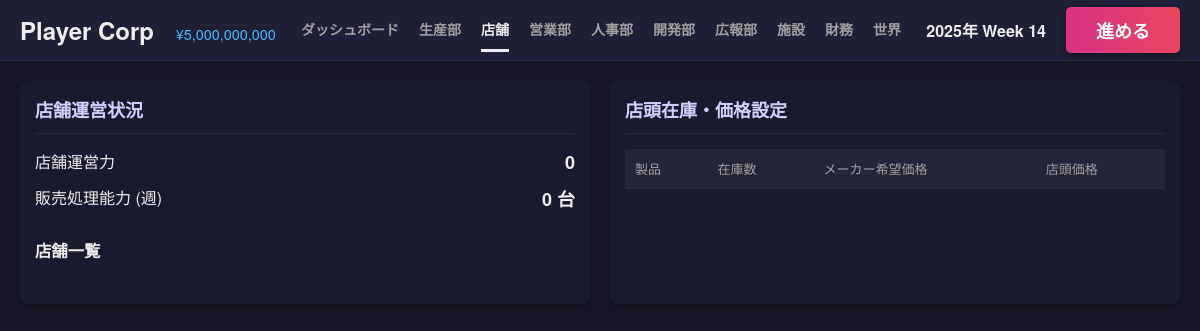
/store, run on an earlier commit of the app's database.
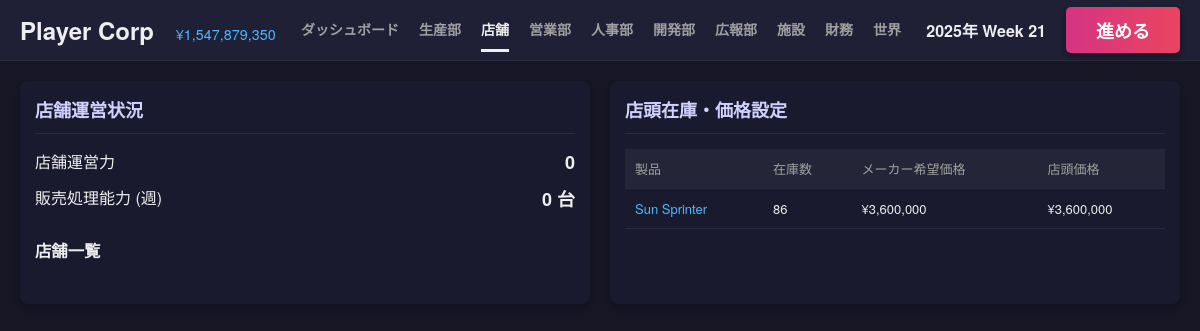
And on a later commit of the database.
### tables this page shows
CREATE TABLE companies (
            id INTEGER PRIMARY KEY AUTOINCREMENT,
            name TEXT,
            type TEXT, -- 'player', 'npc_maker', 'npc_retail', 'system_supplier'
            funds INTEGER,
            brand_power REAL DEFAULT 0,
            industry TEXT DEFAULT 'automotive',
            credit_rating INTEGER DEFAULT 50,
            dev_knowhow REAL DEFAULT 0,
            borrowing_limit INTEGER DEFAULT 0,
            is_active BOOLEAN DEFAULT 1,
            -- Supplier Traits
            trait_material_score REAL DEFAULT 3.0,
            trait_cost_multiplier REAL DEFAULT 1.0,
            part_category TEXT -- 'engine', 'body', etc. for system_supplier
        );

CREATE TABLE inventory (
            id INTEGER PRIMARY KEY AUTOINCREMENT,
            company_id INTEGER,
            design_id INTEGER,
            quantity INTEGER,
            sales_price INTEGER DEFAULT 0, -- 小売での販売価格 (メーカー在庫の場合はMSRPまたは0)
            FOREIGN KEY(company_id) REFERENCES companies(id),
            FOREIGN KEY(design_id) REFERENCES product_designs(id)
        );

CREATE TABLE product_designs (
            id INTEGER PRIMARY KEY AUTOINCREMENT,
            company_id INTEGER,
            name TEXT,
            material_score REAL,
            concept_score REAL,
            production_efficiency REAL,
            base_price INTEGER,
            sales_price INTEGER,
            status TEXT, -- 'developing', 'completed', 'obsolete'
            strategy TEXT, -- 開発方針
            developed_week INTEGER,
            parts_config TEXT, -- JSON: {part_key: {supplier_id, score, cost}}
            awareness REAL DEFAULT 0,
            FOREIGN KEY(company_id) REFERENCES companies(id)
        );

### app.py (the view)
@app.route('/store')
def store():
    player = get_player_company()
    caps = sim.calculate_capabilities(player['id'])
    stores = db.fetch_all("SELECT * FROM facilities WHERE company_id = ? AND type = 'store'", (player['id'],))
    inventory = db.fetch_all("""
        SELECT i.*, d.name as product_name, d.sales_price as msrp
        FROM inventory i JOIN product_designs d ON i.design_id = d.id
        WHERE i.company_id = ?
    """, (player['id'],))
    return render_template('store.html', stores=stores, inventory=inventory, caps=caps)

### app.py (called while the page is built)
def get_player_company():
    res = db.fetch_one("SELECT * FROM companies WHERE type = 'player' LIMIT 1")
    return res

@app.context_processor
def inject_common_data():
    player = get_player_company()
    game_state = db.fetch_one("SELECT * FROM game_state")
    current_week = game_state['week'] if game_state else 0
    year = 2025 + (current_week - 1) // 52
    week_of_year = (current_week - 1) % 52 + 1
    date_str = f"{year}年 Week {week_of_year}"
    header_caps = None
    if player:
        header_caps = sim.calculate_capabilities(player['id'])
    return dict(
        player=player,
        current_week=current_week,
        date_str=date_str,
        active_page=request.endpoint,
        header_caps=header_caps,
        npc_scale=gb.NPC_SCALE_FACTOR
    )

### database.py (called while the page is built)
    def get_connection(self):
        if hasattr(self._local, 'connection') and self._local.connection:
            return self._local.connection, False  # (conn, should_close)
        conn = sqlite3.connect(self.db_path)
        conn.row_factory = sqlite3.Row
        return conn, True

### templates/store.html (shortened to what this page needs)
{% extends "base.html" %}
{% block content %}
<div class="dashboard-grid">
    <div class="card card-large">
        <div class="card-header">
            <h2>店舗運営状況</h2>
        </div>
        <div class="card-body">
            <div class="stat-row">
                <span class="label">店舗運営力</span>
                <span class="value">{{ caps.store_ops|int }}</span>
            </div>
            <div class="stat-row">
                <span class="label">販売処理能力 (週)</span>
                <span class="value">{{ caps.store_throughput|int }} 台</span>
            </div>
            <h3>店舗一覧</h3>
        </div>
    </div>
    <div class="card card-large">
        <div class="card-header">
            <h2>店頭在庫・価格設定</h2>
        </div>
        <div class="card-body">
            <table class="data-table">
                <thead>
                    <tr>
                        <th>製品</th>
                        <th>在庫数</th>
                        <th>メーカー希望価格</th>
                        <th>店頭価格</th>
                    </tr>
                </thead>
                <tbody>
                    {% for item in inventory %}
                    <tr>
                        <td><a href="{{ url_for('product_detail', design_id=item.design_id) }}" style="color: #4db8ff;">{{ item.product_name }}</a></td>
                        <td>{{ item.quantity }}</td>
                        <td>¥{{ "{:,}".format(item.msrp) }}</td>
                        <td>¥{{ "{:,}".format(item.sales_price) }}</td>
                    </tr>
                    {% endfor %}
                </tbody>
            </table>
        </div>
    </div>
</div>
{% endblock %}

### templates/base.html (shortened to what this page needs)
<!DOCTYPE html>
<html lang="ja">
<head>
    <link rel="stylesheet" href="{{ url_for('static', filename='css/style.css') }}">
</head>
<body>
    <div class="app-container">
        <header class="top-bar">
            <div class="logo-area tooltip-container">
                <h1>
                    {{ player.name if player else '自社名' }}
                    {% if player %}
                    <span style="font-size: 0.6em; color: #4db8ff; margin-left: 15px; font-weight: normal;">¥{{ "{:,}".format(player.funds|int) }}</span>
                    {% endif %}
                </h1>
            </div>
            <nav class="top-nav">
                <a href="{{ url_for('dashboard') }}" class="{{ 'active' if active_page == 'dashboard' else '' }}">ダッシュボード</a>
                <a href="{{ url_for('production') }}" class="{{ 'active' if active_page == 'production' else '' }}">生産部</a>
                <a href="{{ url_for('store') }}" class="{{ 'active' if active_page == 'store' else '' }}">店舗</a>
                <a href="{{ url_for('sales') }}" class="{{ 'active' if active_page == 'sales' else '' }}">営業部</a>
                <a href="{{ url_for('hr') }}" class="{{ 'active' if active_page == 'hr' else '' }}">人事部</a>
                <a href="{{ url_for('dev') }}" class="{{ 'active' if active_page == 'dev' else '' }}">開発部</a>
                <a href="{{ url_for('pr') }}" class="{{ 'active' if active_page == 'pr' else '' }}">広報部</a>
                <a href="{{ url_for('facility') }}" class="{{ 'active' if active_page == 'facility' else '' }}">施設</a>
                <a href="{{ url_for('finance') }}" class="{{ 'active' if active_page == 'finance' else '' }}">財務</a>
                <a href="{{ url_for('world') }}" class="{{ 'active' if active_page == 'world' else '' }}">世界</a>
            </nav>
            <div class="action-area">
                <div class="date-display">{{ date_str }}</div>
                <form action="{{ url_for('next_week') }}" method="post">
                    <button type="submit" class="btn-next-week">進める</button>
                </form>
            </div>
        </header>
        <main class="main-content">
            {% block content %}{% endblock %}
        </main>
    </div>
</body>
</html>

What changed in the data, as far as the page shows it:
changed companies "Player Corp": funds "5,000,000,000" → "1,547,879,350"
added inventory: product_name "Sun Sprinter", quantity "86", sales_price "3,600,000"
now on this page (row edited): product_designs: msrp "3,600,000"
Also different on the page:
{{ date_str }}: "2025年 Week 14" → "2025年 Week 21"
